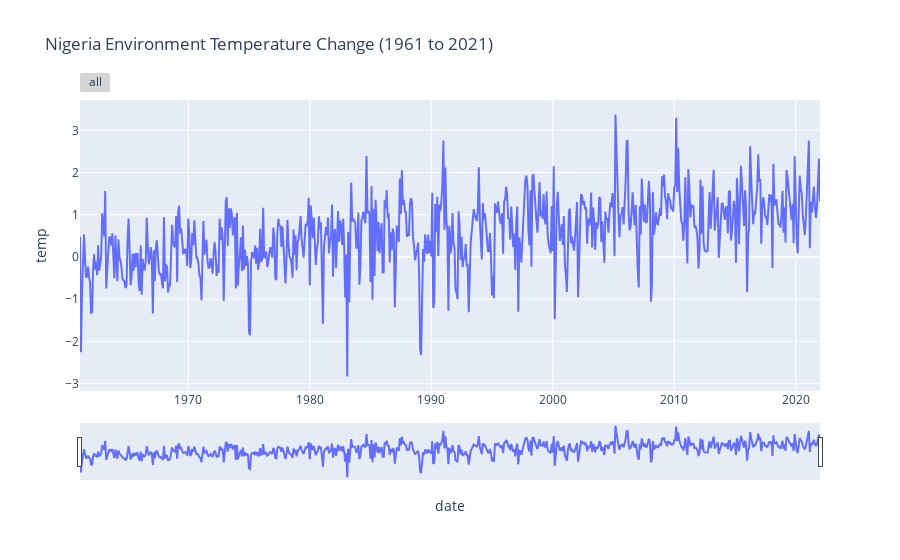

The code cell stored with this chart in its notebook:
### Code cell
# plot the data
fig = px.line(df, x='date', y='temp', title='Nigeria Environment Temperature Change (1961 to 2021)')

fig.update_xaxes(
    rangeslider_visible=True,
    rangeselector=dict(
        buttons=list([
            dict(step="all")
        ])
    )
)
fig.show()

### Figure 1 — Plotly figure (JSON) as saved in the notebook; plotly's stock layout.template omitted (floating-point values rounded to 4 significant figures; data arrays with more than 128 entries replaced by an {"elided": "..."} marker saying what was removed)
{"data": [{"hovertemplate": "date=%{x}<br>temp=%{y}<extra></extra>", "legendgroup": "", "line": {"color": "#636efa", "dash": "solid"}, "marker": {"symbol": "circle"}, "mode": "lines", "name": "", "orientation": "v", "showlegend": false, "type": "scatter", "x": {"elided": "732 str values"}, "xaxis": "x", "y": {"elided": "732 float values"}, "yaxis": "y"}], "layout": {"legend": {"tracegroupgap": 0}, "title": {"text": "Nigeria Environment Temperature Change (1961 to 2021)"}, "xaxis": {"anchor": "y", "domain": [0, 1], "rangeselector": {"buttons": [{"step": "all"}]}, "rangeslider": {"visible": true}, "title": {"text": "date"}}, "yaxis": {"anchor": "x", "domain": [0, 1], "title": {"text": "temp"}}}}
